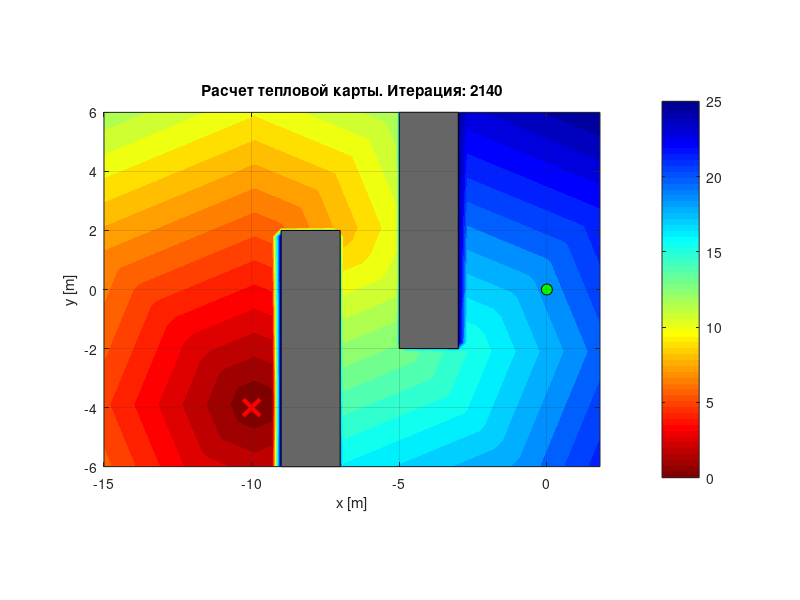

Here is the MATLAB script that generated this plot:
clear; clc; close all;

% ПАРАМЕТРЫ СРЕДЫ
xf = -10; yf = -4;     % Цель 
x0 = 0; y0 = 0;        % Старт
margin = 0.6;          % Зона эха

% Параметры сетки
grid_res = 0.3; 
x_vec = -15:grid_res:2;
y_vec = -6:grid_res:6;
[XG, YG] = meshgrid(x_vec, y_vec);

% стены
obs_mask = (XG >= -5 & XG <= -3 & YG >= -2 & YG <= 6) | ... 
           (XG >= -9 & XG <= -7 & YG >= -6 & YG <= 2);

Total_Heat_Map = Inf(size(XG));
[~, iy_f] = min(abs(y_vec - yf));
[~, ix_f] = min(abs(x_vec - xf));
Total_Heat_Map(iy_f, ix_f) = 0;

queue = [iy_f, ix_f];
dirs = [1,0; -1,0; 0,1; 0,-1; 1,1; 1,-1; -1,1; -1,-1];
d_costs = [1, 1, 1, 1, sqrt(2), sqrt(2), sqrt(2), sqrt(2)] * grid_res;

vis_skip = 10;   
iter = 0;
wait_s = 3000;   

figure('Name','Wavefront Animation (Contour Style)','Position', [100 100 850 600]);

fprintf('start...\n');

while ~isempty(queue)
    curr = queue(1,:); queue(1,:) = [];
    
    for i = 1:8
        ny = curr(1) + dirs(i,1); nx = curr(2) + dirs(i,2);
        if ny > 0 && ny <= size(XG,1) && nx > 0 && nx <= size(XG,2)
            if ~obs_mask(ny,nx)
                new_dist = Total_Heat_Map(curr(1), curr(2)) + d_costs(i);
                if new_dist < Total_Heat_Map(ny,nx)
                    Total_Heat_Map(ny,nx) = new_dist;
                    queue = [queue; ny, nx];
                end
            end
        end
    end
    
    iter = iter + 1;
    
    if mod(iter, vis_skip) == 0 || isempty(queue)
        cla; 
        display_map = Total_Heat_Map;
        display_map(isinf(display_map)) = 25; 
        
        contourf(XG, YG, display_map, 30, 'LineColor', 'none'); 
        hold on; colormap(flipud(jet)); colorbar;
        caxis([0 25]); 
         %  препятствия
        fill([-5 -3 -3 -5], [-2 -2 6 6], [0.4 0.4 0.4], 'EdgeColor', 'k');
        fill([-9 -7 -7 -9], [-6 -6 2 2], [0.4 0.4 0.4], 'EdgeColor', 'k');

        plot(x0, y0, 'ko', 'MarkerFaceColor','g', 'MarkerSize',8);
        plot(xf, yf, 'rx', 'MarkerSize',12, 'LineWidth',3);

        xlabel('x [m]'); ylabel('y [m]'); 
        title(['Расчет тепловой карты. Итерация: ', num2str(iter)]);
        axis equal; grid on;
        
        drawnow limitrate; 
    end
    
    % Условие паузы
    if iter == wait_s
        pause;
    end
end
